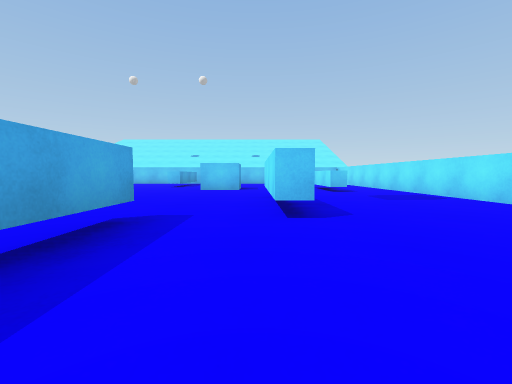
[1] (above)

15 first-person views from a walk through a Unity game level. The camera is 0.54 m above the floor, tilts 4° down and sees 90° across. The floor is counted in squares, 1 m on a side. Each view is taken from the middle of a square. On the plan, view 1 faces up. The plan holds only what a view shows up to about 9 squares ahead; the rest is blank. The place goes on beyond the plan. The player is left out.

[2]
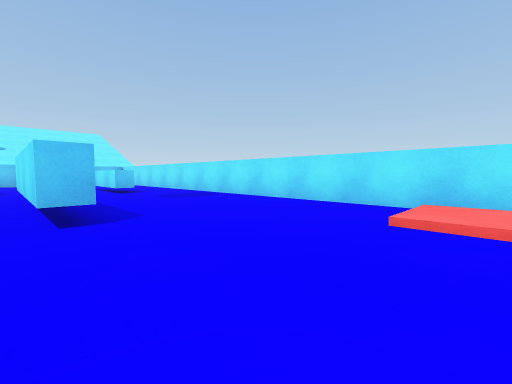

[3]
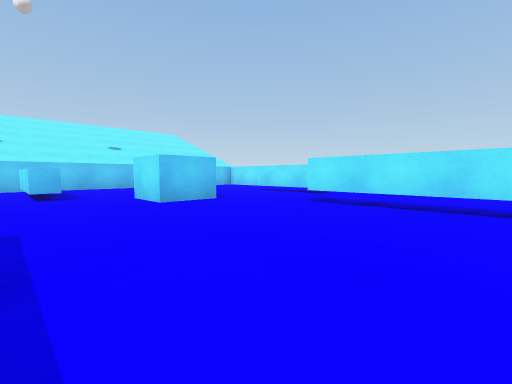

[4]
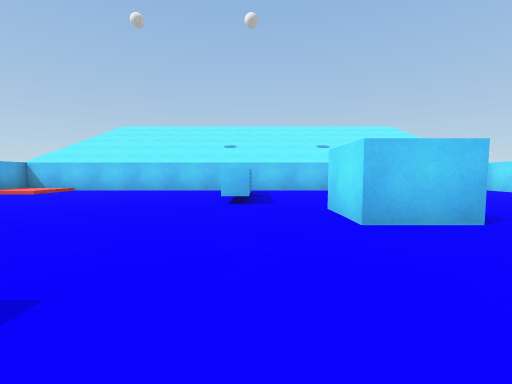

[5]
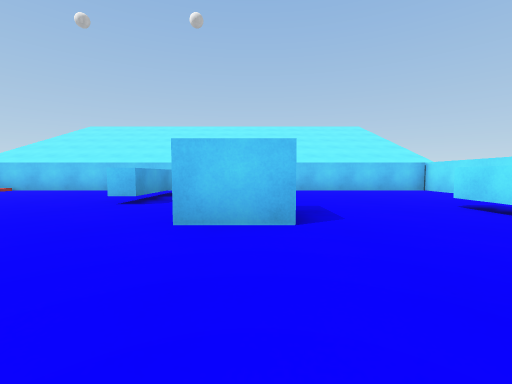

[6]
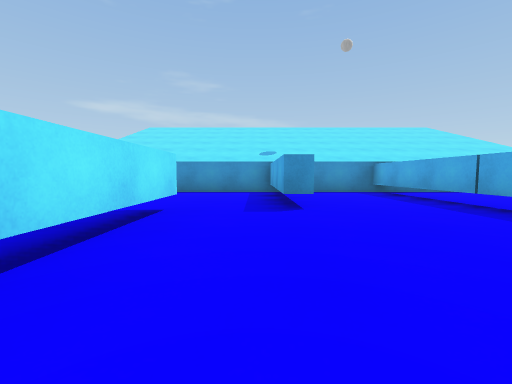

[7]
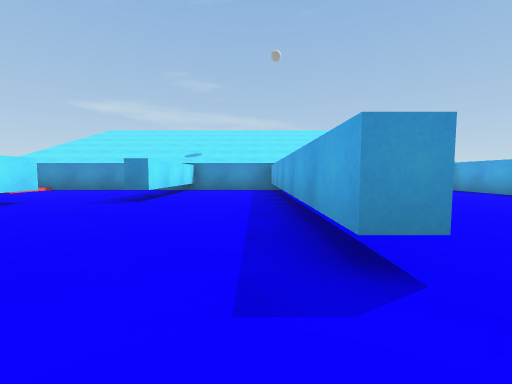

[8]
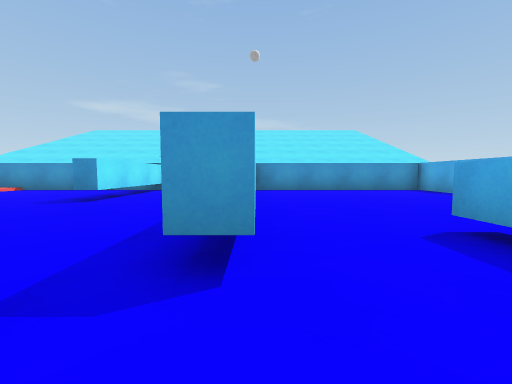

[9]
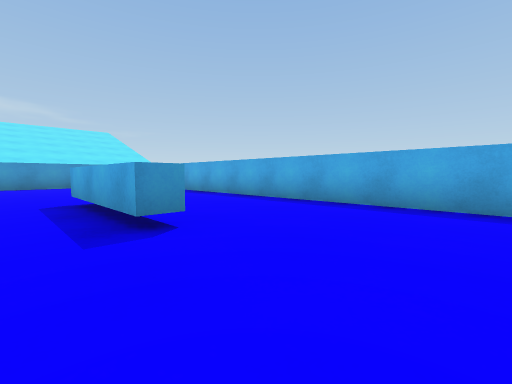

[10]
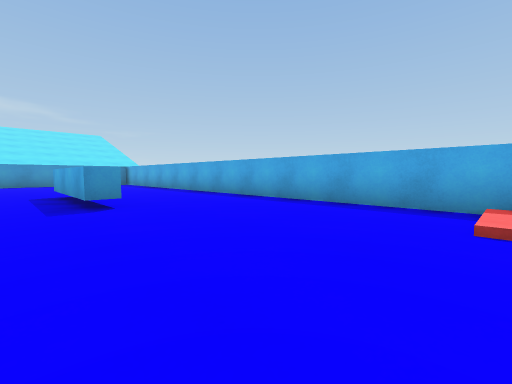

[11]
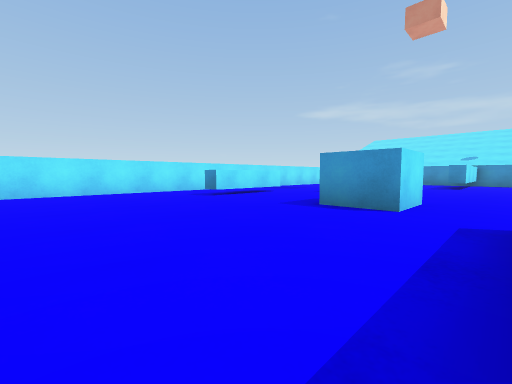

[12]
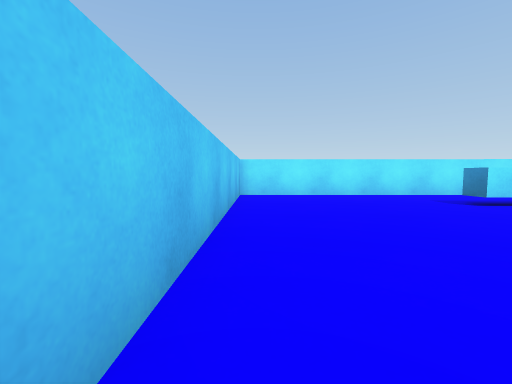

[13]
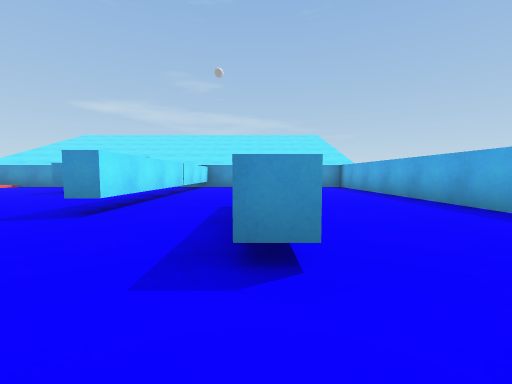

[14]
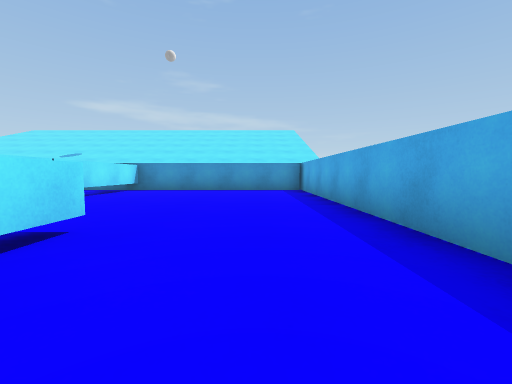

[15]
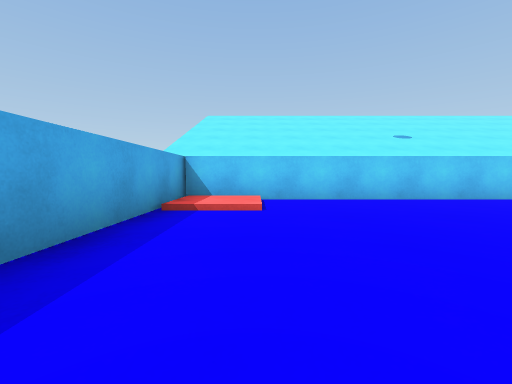

### Floor plan
Key: @ floor where view 1 was taken; # wall or solid block; . main floor; : floor 0.1 m higher than the main floor; / step, stairs or slope; ^ raised ledge; B block; T thing the floor can be seen under or through.
Columns run from 11 left of view 1 to 5 right of it. Each row starts with its distance up from view 1.
 15 #################
 14 #:/.............#
 13 #//.....^.......#
 12 #.......^.......#
 11 #.......^.......#
 10 #........BB..^..#
  9 #........BB..^..#
  8 #...^........^..#
  7 #...^...........#
  6 #...^.T....T....#
  5 #.....T....T....#
  4 #.....T....T....#
  3 #.....T.........#
  2 #.....T..#......#
  1 #.....T..#....//#
  0 #.....T..#.@../:#
 -1 #################

Positions as (right, up) in squares from view 1, and headings:
1: (0, 0), facing up
2: (0, 0), facing up-right
3: (-4, 4), facing up-right
4: (-3, 6), facing up
5: (-1, 6), facing up
6: (-1, 7), facing down
7: (-4, 8), facing down
8: (-5, 8), facing down
9: (-6, 11), facing down-left
10: (-6, 13), facing down-left
11: (-3, 14), facing down-right
12: (-2, 14), facing right
13: (-7, 10), facing down
14: (-9, 8), facing down
15: (-9, 9), facing up
